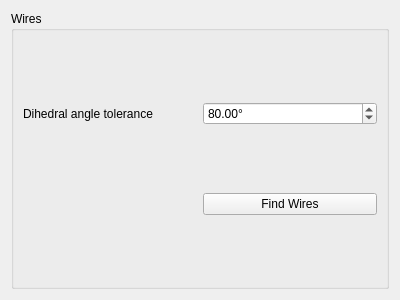
<?xml version="1.0" encoding="UTF-8"?>
<ui version="4.0">
 <class>WiresWidget</class>
 <widget class="QWidget" name="WiresWidget">
  <property name="geometry">
   <rect>
    <x>0</x>
    <y>0</y>
    <width>400</width>
    <height>300</height>
   </rect>
  </property>
  <property name="windowTitle">
   <string>Form</string>
  </property>
  <layout class="QVBoxLayout" name="verticalLayout">
   <item>
    <widget class="QGroupBox" name="groupBox">
     <property name="title">
      <string>Wires</string>
     </property>
     <layout class="QGridLayout" name="gridLayout">
      <item row="0" column="1">
       <widget class="QDoubleSpinBox" name="angleTolerance">
        <property name="suffix">
         <string>°</string>
        </property>
        <property name="maximum">
         <double>360.000000000000000</double>
        </property>
        <property name="singleStep">
         <double>10.000000000000000</double>
        </property>
        <property name="value">
         <double>80.000000000000000</double>
        </property>
       </widget>
      </item>
      <item row="0" column="0">
       <widget class="QLabel" name="label">
        <property name="text">
         <string>Dihedral angle tolerance</string>
        </property>
       </widget>
      </item>
      <item row="1" column="1">
       <widget class="QPushButton" name="analyzeWiresButton">
        <property name="text">
         <string>Find Wires</string>
        </property>
       </widget>
      </item>
     </layout>
    </widget>
   </item>
  </layout>
 </widget>
 <resources/>
 <connections/>
</ui>
